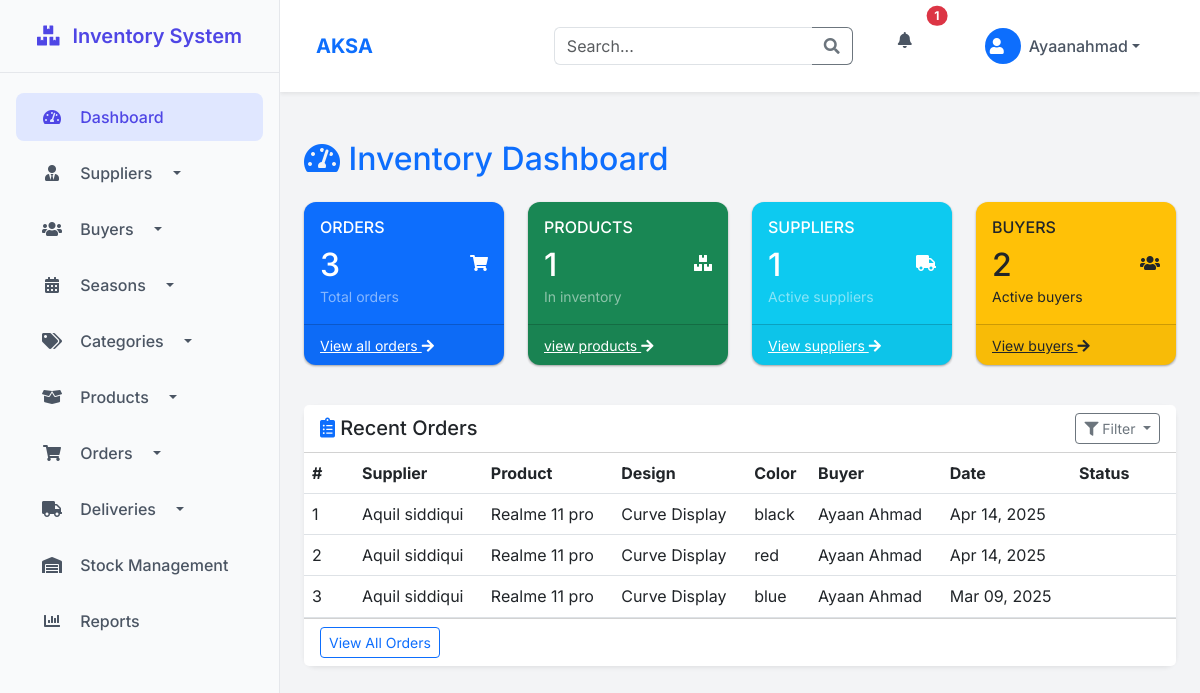
The app's page / (signed in) with its own data.
### inventory/models.py (models this page shows)
class User(AbstractUser):
    is_buyer = models.BooleanField(default=False)
    is_supplier = models.BooleanField(default=False)
    is_admin = models.BooleanField(default=False)

### store/models.py (models this page shows, shortened)
class Order(models.Model):
    STATUS_CHOICE = (
        ('pending', 'Pending'),
        ('decline', 'Decline'),
        ('complete', 'Complete'),
    )
    supplier = models.ForeignKey(Supplier, on_delete=models.CASCADE)
    product = models.ForeignKey(Product, on_delete=models.CASCADE)
    design = models.CharField(max_length=50)
    color = models.CharField(max_length=50)
    buyer = models.ForeignKey(Buyer, on_delete=models.CASCADE, null=True)
    season = models.ForeignKey(Season, on_delete=models.CASCADE, null=True)
    drop = models.ForeignKey(Drop, on_delete=models.CASCADE, null=True)
    quantity = models.PositiveIntegerField(default=1,verbose_name="Order Quantity",
        help_text="Number of items ordered")
    status = models.CharField(max_length=10, choices=STATUS_CHOICE, default='Pending')
    created_date = models.DateField(auto_now_add=True)
    order_date = models.DateTimeField(default=timezone.now)

class Supplier(models.Model):
    user = models.OneToOneField(User, on_delete=models.CASCADE)
    name = models.CharField(max_length=120, unique=True)
    address = models.CharField(max_length=220)
    created_date = models.DateField(auto_now_add=True)
    def __str__(self):
        return self.name

class Product(models.Model):
    name = models.CharField(max_length=120, unique=True)
    sortno = models.PositiveIntegerField()
    created_date = models.DateField(auto_now_add=True)
    price = models.DecimalField(max_digits=10, decimal_places=2,default=0)
    def __str__(self):
        return self.name

class Buyer(models.Model):
    user = models.OneToOneField(User, on_delete=models.CASCADE)
    name = models.CharField(max_length=120, unique=True)
    address = models.CharField(max_length=220)
    created_date = models.DateField(auto_now_add=True)
    def __str__(self):
        return self.name

### inventory_management/views.py (the view)
# urls.py: path('', dashboard, name='dashboard'),
@login_required(login_url='users-login')
def dashboard(request):
    total_product = Product.objects.count()
    total_supplier = Supplier.objects.count()
    total_buyer = Buyer.objects.count()
    total_oder = Order.objects.count()
    orders = Order.objects.all().order_by('-id')
    context = {
        'product': total_product,
        'supplier': total_supplier,
        'buyer': total_buyer,
        'order': total_oder,
        'orders': orders
    }
    return render(request, 'dashboard.html', context)

### store/context_processors.py (called while the page is built)
def alerts_context(request):
    if request.user.is_authenticated:
        return {
            'unread_alerts_count': Alert.objects.filter(user=request.user, is_read=False).count(),
            'recent_alerts': Alert.objects.filter(user=request.user).order_by('-created_at')[:5]
        }
    return {}

### templates/dashboard.html (shortened to what this page needs)
{% extends 'base/base.html' %}
{% block content %}
<div class="dashboard-header mb-4">
    <h1 class="h2 text-primary"><i class="fas fa-tachometer-alt"></i> Inventory Dashboard</h1>
</div>
<div class="row mb-4">
    <div class="col-lg-3 col-md-6 mb-3">
        <div class="card summary-card bg-primary text-white">
            <div class="card-body">
                <div class="d-flex justify-content-between align-items-center">
                    <div>
                        <h6 class="card-title">ORDERS</h6>
                        <h2 class="mb-0">{{ order }}</h2>
                        <small class="text-white-50">Total orders</small>
                    </div>
                    <div class="icon-circle">
                        <i class="fas fa-shopping-cart"></i>
                    </div>
                </div>
            </div>
            <div class="card-footer bg-primary-dark">
                <a href="{% url 'order-list' %}" class="text-white small">View all orders <i class="fas fa-arrow-right"></i></a>
            </div>
        </div>
    </div>
    <div class="col-lg-3 col-md-6 mb-3">
        <div class="card summary-card bg-success text-white">
            <div class="card-body">
                <div class="d-flex justify-content-between align-items-center">
                    <div>
                        <h6 class="card-title">PRODUCTS</h6>
                        <h2 class="mb-0">{{ product }}</h2>
                        <small class="text-white-50">In inventory</small>
                    </div>
                    <div class="icon-circle">
                        <i class="fas fa-boxes"></i>
                    </div>
                </div>
            </div>
            <div class="card-footer bg-success-dark">
                <a href="{% url 'product-list' %}" class="text-white small">view products <i class="fas fa-arrow-right"></i></a>
            </div>
        </div>
    </div>
    <div class="col-lg-3 col-md-6 mb-3">
        <div class="card summary-card bg-info text-white">
            <div class="card-body">
                <div class="d-flex justify-content-between align-items-center">
                    <div>
                        <h6 class="card-title">SUPPLIERS</h6>
                        <h2 class="mb-0">{{ supplier }}</h2>
                        <small class="text-white-50">Active suppliers</small>
                    </div>
                    <div class="icon-circle">
                        <i class="fas fa-truck"></i>
                    </div>
                </div>
            </div>
            <div class="card-footer bg-info-dark">
                <a href="{% url 'supplier-list' %}" class="text-white small">View suppliers <i class="fas fa-arrow-right"></i></a>
            </div>
        </div>
    </div>
    <div class="col-lg-3 col-md-6 mb-3">
        <div class="card summary-card bg-warning text-dark">
            <div class="card-body">
                <div class="d-flex justify-content-between align-items-center">
                    <div>
                        <h6 class="card-title">BUYERS</h6>
                        <h2 class="mb-0">{{ buyer }}</h2>
                        <small class="text-dark-50">Active buyers</small>
                    </div>
                    <div class="icon-circle bg-warning-light">
                        <i class="fas fa-users"></i>
                    </div>
                </div>
            </div>
            <div class="card-footer bg-warning-dark">
                <a href="{% url 'buyer-list' %}" class="text-dark small">View buyers <i class="fas fa-arrow-right"></i></a>
            </div>
        </div>
    </div>
</div>
<div class="card shadow-sm mb-4">
    <div class="card-header bg-white d-flex justify-content-between align-items-center">
        <h5 class="mb-0"><i class="fas fa-clipboard-list text-primary"></i> Recent Orders</h5>
        <div class="dropdown">
            <button class="btn btn-sm btn-outline-secondary dropdown-toggle" type="button" id="orderFilterDropdown" data-toggle="dropdown" aria-haspopup="true" aria-expanded="false">
                <i class="fas fa-filter"></i> Filter
            </button>
        </div>
    </div>
    <div class="card-body p-0">
        <div class="table-responsive">
            <table class="table table-hover mb-0">
                <thead class="thead-light">
                    <tr>
                        <th width="50">#</th>
                        <th>Supplier</th>
                        <th>Product</th>
                        <th>Design</th>
                        <th>Color</th>
                        <th>Buyer</th>
                        <th>Date</th>
                        <th>Status</th>
                    </tr>
                </thead>
                <tbody>
                    {% if orders %}
                    {% for order in orders %}
                    <tr data-status="{{ order.status }}" class="order-row">
                        <td>{{ forloop.counter }}</td>
                        <td>{{ order.supplier }}</td>
                        <td>{{ order.product }}</td>
                        <td>{{ order.design }}</td>
                        <td>{{ order.color }}</td>
                        <td>{{ order.buyer }}</td>
                        <td>{{ order.created_date|date:"M d, Y" }}</td>
                        <td>
                            {% if order.status == 'pending' %}
                                <span class="badge badge-pill badge-warning">{{ order.status }}</span>
                            {% elif order.status == 'decline' %}
                                <span class="badge badge-pill badge-danger">{{ order.status }}</span>
                            {% elif order.status == 'complete' %}
                                <span class="badge badge-pill badge-success">{{ order.status }}</span>
                            {% elif order.status == 'approved' %}
                                <span class="badge badge-pill badge-primary">{{ order.status }}</span>
                            {% elif order.status == 'bulk' %}
                                <span class="badge badge-pill badge-secondary">{{ order.status }}</span>
                            {% else %}
                                <span class="badge badge-pill badge-info">{{ order.status }}</span>
                            {% endif %}
                        </td>
                    </tr>
                    {% endfor %}
                    {% else %}
                        <tr>
                            <td colspan="8" class="text-center py-4 text-muted">No orders found</td>
                        </tr>
                    {% endif %}
                </tbody>
            </table>
        </div>
    </div>
    <div class="card-footer bg-white">
        <a href="{% url 'order-list' %}" class="btn btn-sm btn-outline-primary">View All Orders</a>
    </div>
</div>
{% endblock %}

### templates/base/navbar.html (shortened to what this page needs)
<header class="navbar navbar-expand-lg navbar-light bg-white shadow-sm">
    <div class="container-fluid">
        <a class="navbar-brand fw-bold text-primary">AKSA</a>
        <div class="collapse navbar-collapse">
            <form class="d-flex ms-auto me-3" method="GET" action="{% url 'search' %}">
                <div class="input-group">
                    <input class="form-control border-end-0" type="search" name="q" placeholder="Search..."
                           aria-label="Search" value="{{ request.GET.q }}">
                    <button class="btn btn-outline-secondary border-start-0" type="submit">
                        <i class="fas fa-search"></i>
                    </button>
                </div>
            </form>
            <ul class="navbar-nav">
                <li class="nav-item dropdown me-2">
                    <a class="nav-link position-relative" href="#" id="alertsDropdown" role="button"
                       data-bs-toggle="dropdown" aria-expanded="false">
                        <i class="fas fa-bell text-gray-600"></i>
                        {% if unread_alerts_count > 0 %}
                        <span class="position-absolute top-0 start-100 translate-middle badge rounded-pill bg-danger">
                            {{ unread_alerts_count }}
                        </span>
                        {% endif %}
                    </a>
                </li>
                <li class="nav-item dropdown">
                    <a class="nav-link dropdown-toggle d-flex align-items-center" href="#" id="userDropdown"
                       role="button" data-bs-toggle="dropdown" aria-expanded="false">
                        <div class="avatar avatar-sm me-2">
                            <div class="bg-primary text-white rounded-circle d-flex align-items-center justify-content-center"
                                 style="width: 36px; height: 36px;">
                                <i class="fas fa-user"></i>
                            </div>
                        </div>
                        <span class="d-none d-lg-inline">{{ request.user.username }}</span>
                    </a>
                </li>
            </ul>
        </div>
    </div>
</header>

### templates/base/base.html (style rules this page uses)
:root { --primary: #4f46e5; --primary-hover: #4338ca; --sidebar-bg: #f9fafb; --sidebar-active: #e0e7ff; --header-bg: #ffffff; --card-shadow: 0 1px 3px rgba(0,0,0,0.12), 0 1px 2px rgba(0,0,0,0.24); --transition: all 0.3s cubic-bezier(.25,.8,.25,1); }
body { font-family: 'Inter', sans-serif; background-color: #f3f4f6; color: #111827; }
.nav-link { color: #4b5563; padding: 0.75rem 1.5rem; font-weight: 500; border-radius: 0.5rem; margin: 0.25rem 1rem; transition: var(--transition); }
.nav-link i { width: 24px; text-align: center; margin-right: 12px; }
.navbar { background: var(--header-bg); box-shadow: var(--card-shadow); padding: 0.75rem 1.5rem; }
.navbar-brand { font-weight: 700; color: var(--primary); font-size: 1.25rem; }
.card { border: none; border-radius: 0.75rem; box-shadow: var(--card-shadow); transition: var(--transition); }

### records on screen
User: user.username "Ayaanahmad"
Order: supplier "Aquil siddiqui", product "Realme 11 pro", design "Curve Display", color "black", buyer "Ayaan Ahmad", created_date "Apr 14, 2025"
Order: supplier "Aquil siddiqui", product "Realme 11 pro", design "Curve Display", color "red", buyer "Ayaan Ahmad", created_date "Apr 14, 2025"
Order: supplier "Aquil siddiqui", product "Realme 11 pro", design "Curve Display", color "blue", buyer "Ayaan Ahmad", created_date "Mar 09, 2025"

### other values on screen
{{ unread_alerts_count }} "1"
{{ order }} "3"
{{ product }} "1"
{{ supplier }} "1"
{{ buyer }} "2"
